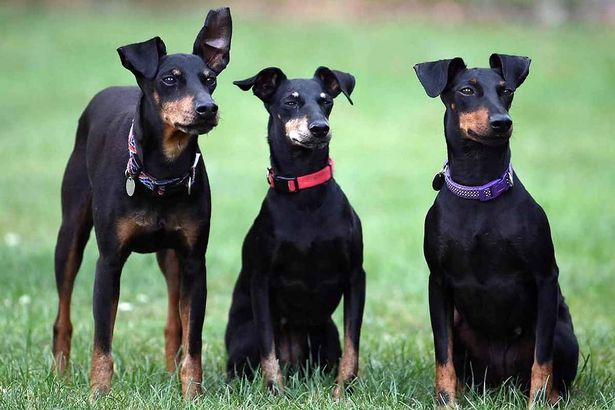
#> input picture content.jpg, 615 x 410 px
$ python import_and_visualization.py
#> lines starting #> are read from the running program, lines starting #| are printed output that depends on the picture
import matplotlib.pyplot as plt
from matplotlib.pyplot import imshow

image_content= plt.imread('content.jpg')
#> image_content is the input picture: shape (410, 615, 3); mean R, G, B 106.2, 125.4, 100.1
plt.imshow(image_content)

image_style= plt.imread('style.jpg')
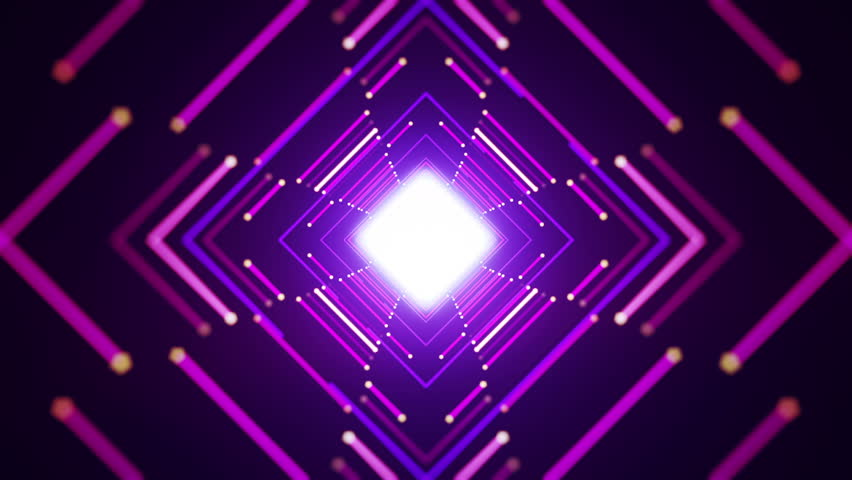
#> input picture style.jpg, 852 x 480 px
#> image_style is the input picture: shape (480, 852, 3); mean R, G, B 67.1, 15, 90.8
plt.imshow(image_style)
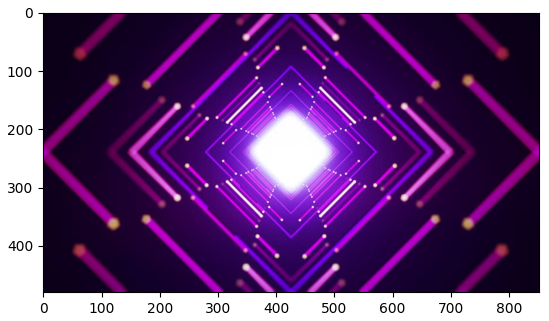
#> figure drawn by matplotlib, 1 panel
